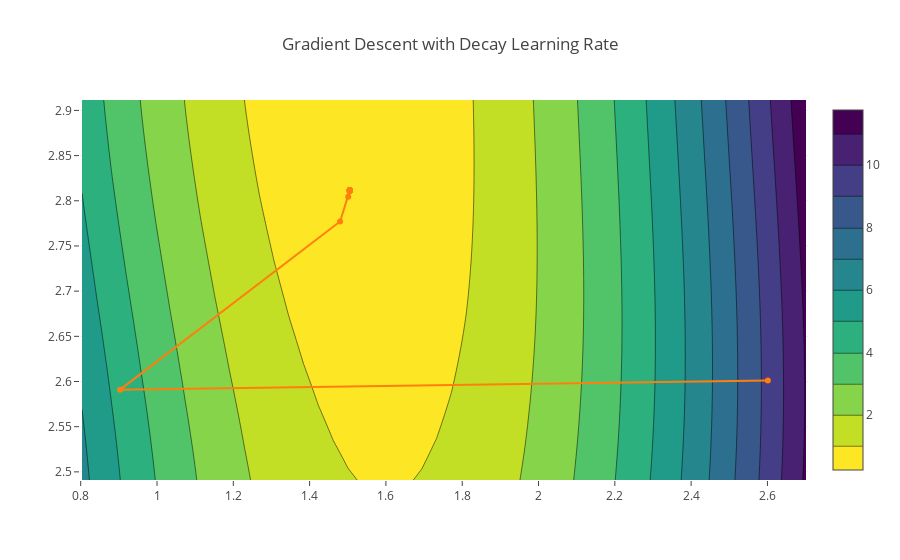

Notebook code cell kept with this figure:
### Code cell
## Run me
contour_plot('Gradient Descent with Decay Learning Rate', ts_decay, l2_loss, sin_model, x, y)
